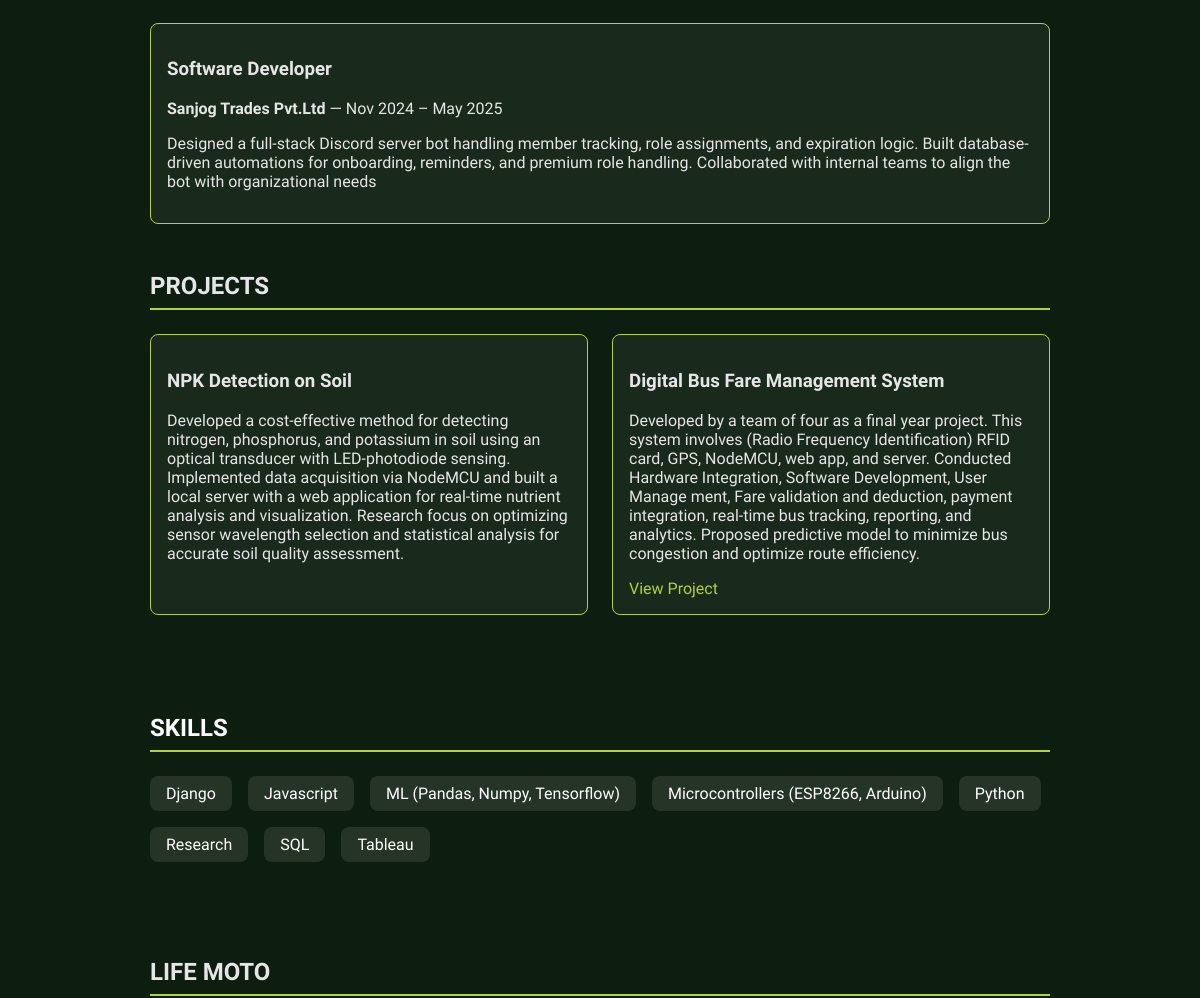
Before: / (middle part) with the older database file.
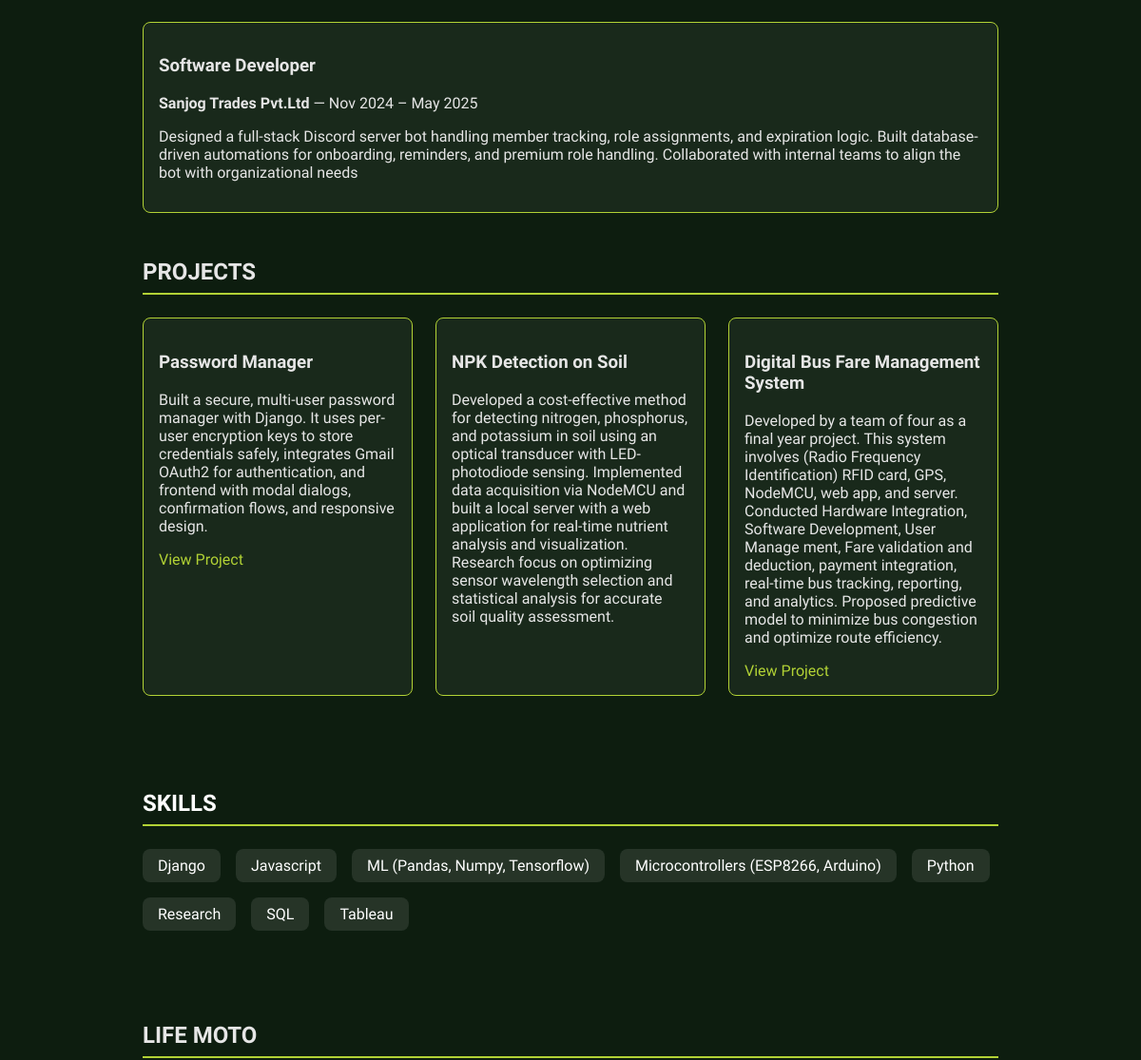
After: the same page with the newer database file.
### portfolioapp/models.py (models this page shows, shortened)
class Experience(models.Model):
    title = models.CharField(max_length=150)
    company = models.CharField(max_length=150)
    period = models.CharField(
        max_length=100,
        help_text="e.g. Jan 2023 – Present or 2021"
    )
    description = models.TextField(blank=True)
    class Meta:
        ordering = ['-id']          # newest first
        verbose_name_plural = "Experiences"

class Project(models.Model):
    name = models.CharField(max_length=150)
    summary = models.TextField()
    link = models.URLField(blank=True, help_text="Optional project/demo URL")
    class Meta:
        ordering = ['-id']

class Skill(models.Model):
    name = models.CharField(max_length=100)
    class Meta:
        ordering = ['name']

### portfolioapp/views.py (the view)
# urls.py: 2. Add a URL to urlpatterns:  path('', views.home, name='home')
def home(request):
    experiences = Experience.objects.all()
    projects = Project.objects.all()
    skills = Skill.objects.all()
    return render(request, 'index.html', {
            "experiences": experiences,
            "projects": projects,
            "skills": skills,
        },)

### portfolioapp/templates/index.html (shortened to what this page needs)
{% load static %}
<!DOCTYPE html>
<html lang="en">
<head>
  <link rel="stylesheet" href="{% static 'css/style.css' %}">
</head>
<body>
  <section id="experience">
    <div class="cards">
      {% for exp in experiences %}
      <div class="card">
        <h3>{{ exp.title }}</h3>
        <p><strong>{{ exp.company }}</strong> — {{ exp.period }}</p>
        <p>{{ exp.description }}</p>
      </div>
      {% empty %}
      <p>No experiences added yet.</p>
      {% endfor %}
    </div>
  </section>
  <section id="projects">
    <h2>Projects</h2>
    <div class="cards">
      {% for project in projects %}
      <div class="card">
        <h3>{{ project.name }}</h3>
        <p>{{ project.summary }}</p>
        {% if project.link %}
          <a href="{{ project.link }}" target="_blank">View Project</a>
        {% endif %}
      </div>
      {% empty %}
      <p>No projects added yet.</p>
      {% endfor %}
    </div>
  </section>
  <section id="skills">
    <h2>Skills</h2>
    <ul class="skills-list">
      {% for skill in skills %}
        <li>{{ skill.name }}</li>
      {% empty %}
        <li>No skills added yet.</li>
      {% endfor %}
    </ul>
  </section>
  <section id="about">
    <h2>Life Moto</h2>
  </section>
</body>
</html>

### static/css/style.css (style rules this page uses)
:root { --bb-green: #1b3d2f; --bb-accent: #b2d235; --bb-dark: #0d1a13; --text-light: #e6e6e6; }
html, body { font-family: 'Oswald', sans-serif; background: radial-gradient(circle at top left, var(--bb-green) 0%, var(--bb-dark) 100%); color: var(--text-light); margin: 0; padding: 0; }
section { max-width: 900px; margin: 3rem auto; padding: 0 1rem; }
h2 { border-bottom: 2px solid var(--bb-accent); padding-bottom: 0.5rem; margin-bottom: 1.5rem; text-transform: uppercase; }
.cards { display: grid; grid-template-columns: repeat(auto-fit, minmax(250px, 1fr)); gap: 1.5rem; }
.card { background: rgba(255,255,255,0.05); border: 1px solid var(--bb-accent); border-radius: 8px; padding: 1rem; transition: transform .2s ease; }
a { color: var(--bb-accent); text-decoration: none; }
body { background: #0d1d0f; justify-content: center; align-items: center; margin: 0; }
#skills { padding: 2rem 1rem; background: #0d1d0f; color: #fff; }
.skills-list { list-style: none; padding: 0; display: flex; flex-wrap: wrap; gap: 1rem; }
.skills-list li { background: rgba(255,255,255,0.1); padding: 0.5rem 1rem; border-radius: 0.5rem; }

Changed rows visible on the page:
added Project: name "Password Manager", summary "Built a secure, multi-user password manager with Django. It uses per-user encryption keys to store credentials safely, integrates Gmail OAuth2 for authentication, and frontend with modal dialogs, confirmation flows, and responsive design."
